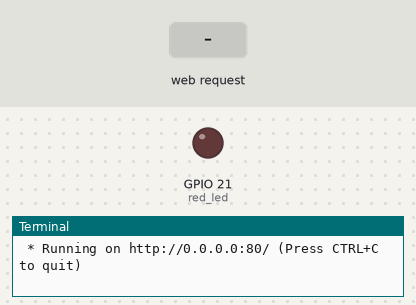
This program was run on a simulated Raspberry Pi (BCM pin numbers). On the bench: output pins drawn as LEDs (lit = HIGH), the last lines printed to the terminal. The inputs (shaded band) are chosen by the test bench. The clock reads 2024-03-15 10:24:30 at power-on unless the program sets it.

Above: at 1.2 s.
1.3 s: HTTP request for /data received with the fields led=on
At 2.4 s:
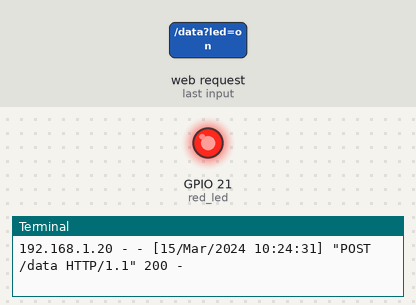
2.8 s: HTTP request for /data received with the fields led=off
At 3.5 s:
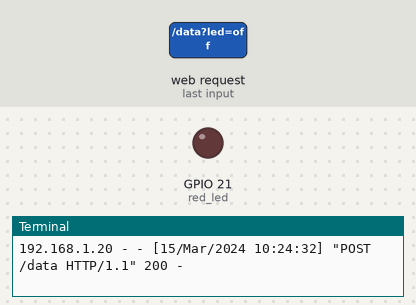
Timing chart, 0 to 5.8 s (numbered marks = the images above; inputs shaded):
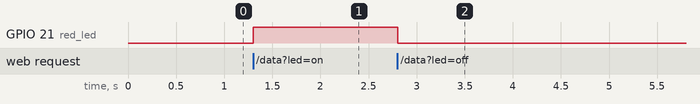

The program:

Raspberry_Pi_main20-1.py
```python
from flask import Flask, request, render_template      # 웹 서버 만드는 Flask 라이브러리
from gpiozero import LED                               # 라즈베리 파이 GPIO 핀 제어 라이브러리

app = Flask(__name__)                                  # Flask 앱 생성

red_led = LED(21)                                      # 21번 핀에 연결된 LED 설정

@app.route('/')                                        # 기본주소(/) 접속 시 실행
def home():
   return render_template("index.html")                # index.html 파일을 브라우저에 보여줌

@app.route('/data', methods = ['POST'])                # /data 주소로 POST 요청 왔을 때 실행
def data():
    data = request.form['led']                         # HTML 폼에서 'led' 값 가져오기

    if(data == 'on'):                                  # 값이 'ON'이면 LED 켜기
        red_led.on()
        return home()

    elif(data == 'off'):                               # 값이 'OFF'이면 LED 끄기
        red_led.off()

        return home()                                  # 처리 후 다시 메인 페이지로 이동

if __name__ == '__main__':
   app.run(host = '0.0.0.0', port = '80')              # 모든 IP(0.0.0.0)에서 80번 포트로 서버 실행
```

Measured:
- after the input at 1.3 s, GPIO 21 (red_led): LOW → HIGH at once
- after the input at 2.8 s, GPIO 21 (red_led): HIGH → LOW at once
